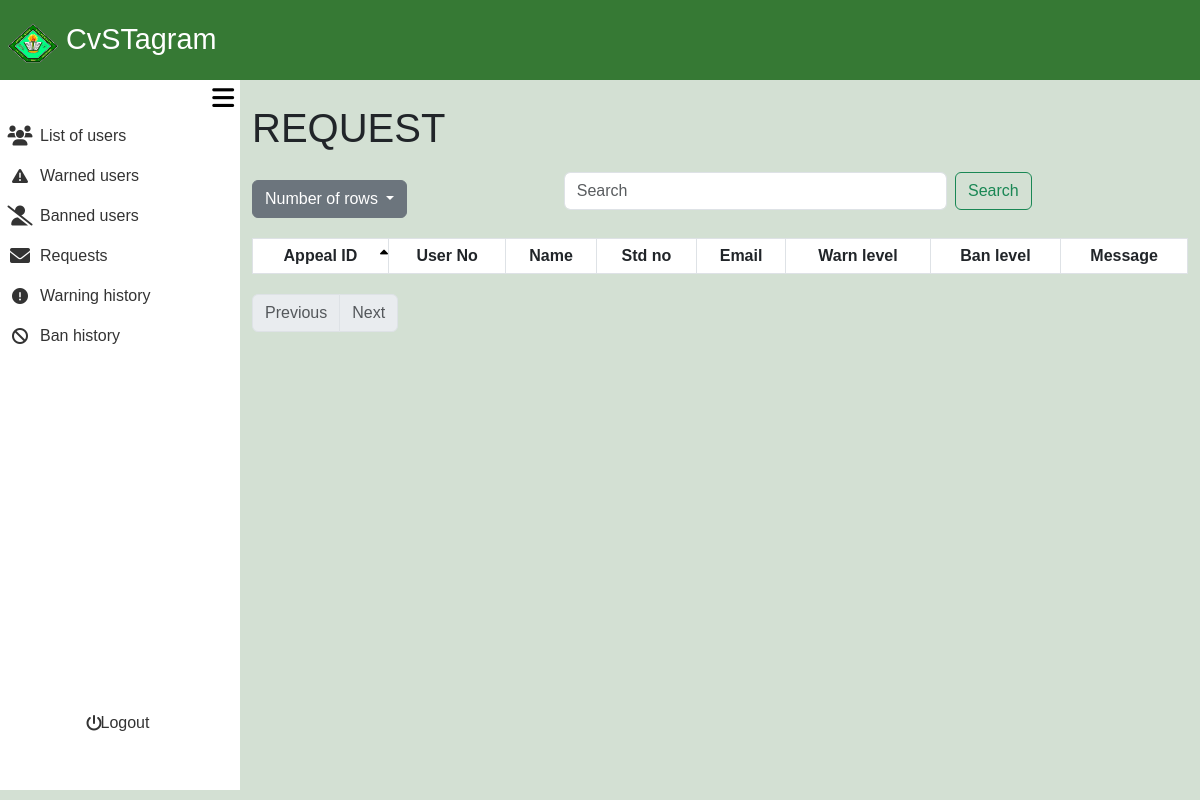
The app's page /admin_area/request.php, older data.
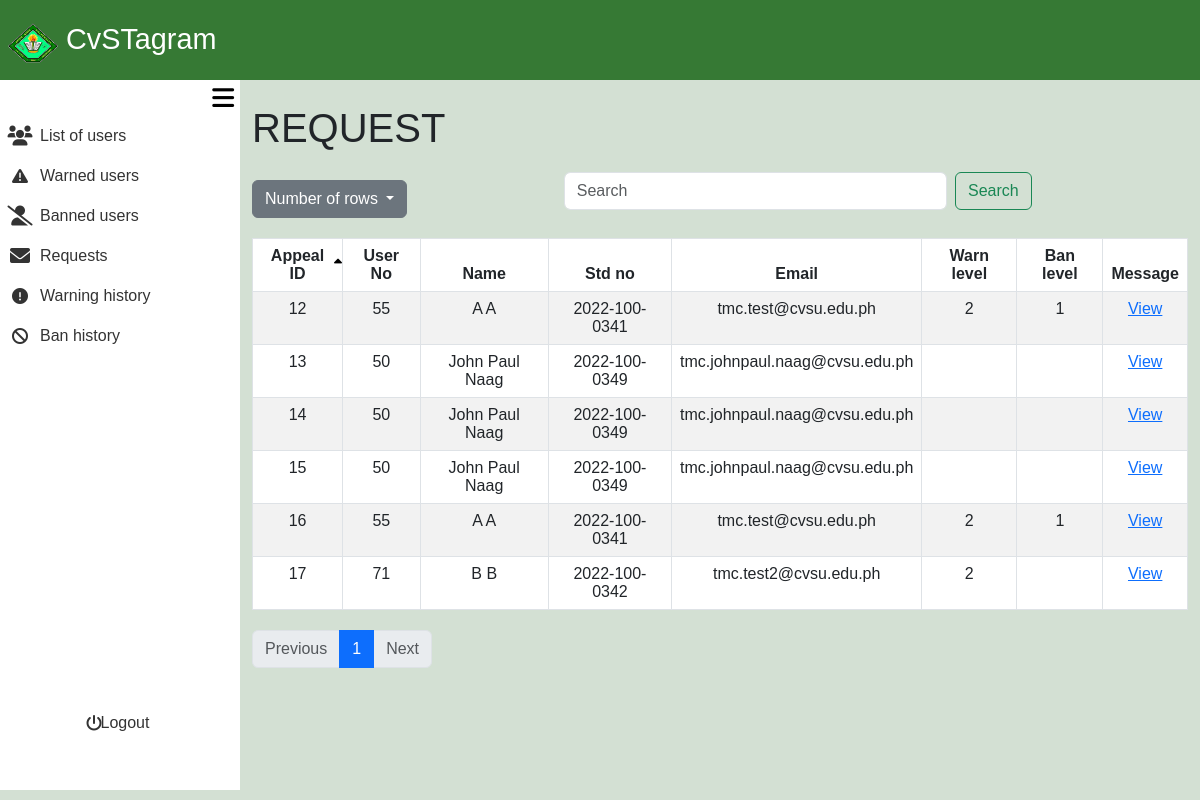
The same page, newer data.
### tables this page shows
CREATE TABLE `appeal` (
  `appeal_id` int(11) NOT NULL,
  `user_no` int(11) NOT NULL,
  `fname` varchar(255) NOT NULL,
  `lname` varchar(255) NOT NULL,
  `email` varchar(255) NOT NULL,
  `student_no` varchar(13) NOT NULL,
  `appeal_no` int(11) NOT NULL,
  `appeal_message` text DEFAULT NULL,
  `user_ban_no` int(11) DEFAULT NULL,
  `user_warning_no` int(11) DEFAULT NULL,
  `timeStamp` timestamp NOT NULL DEFAULT current_timestamp()
);

### admin_area/request.php (the view, shortened to what the changed rows need)
<?php
require_once '../include/connect.php';
require_once '../include/bootsrap.php';
?>
<!DOCTYPE html>
<html lang="en">
<head>
    <link rel="stylesheet" href="admin_dashbaord.css?v=<?php echo time(); ?>">
</head>
<body>
<div class="container-fluid screen">
        <div class="container-fluid content">
        <?php
$search = isset($_GET['search']) ? trim($_GET['search']) : '';
$sort_column = isset($_GET['sort']) ? $_GET['sort'] : 'appeal_id';
$sort_direction = isset($_GET['direction']) && $_GET['direction'] == 'desc' ? 'desc' : 'asc';
$rows_per_page = isset($_GET['rows']) ? intval($_GET['rows']) : 10;
$page = isset($_GET['page']) ? intval($_GET['page']) : 1;
$offset = ($page - 1) * $rows_per_page;
$searchFilter = !empty($search) ? " AND (a.appeal_id LIKE '%$search%' OR a.user_no LIKE '%$search%' OR a.fname LIKE '%$search%' OR a.lname LIKE '%$search%' OR a.email LIKE '%$search%' OR a.student_no LIKE '%$search%')" : "";
$query = "SELECT
    a.appeal_id,
    a.user_no,
    a.fname,
    a.lname,
    a.student_no,
    a.email,
    COALESCE(aw.warning_level, ' ') AS warning_level,
    COALESCE(ab.ban_level, ' ') AS ban_level
FROM
    appeal a
LEFT JOIN
    active_warning aw ON a.user_no = aw.user_no
LEFT JOIN
    active_ban ab ON a.user_no = ab.user_no
    WHERE 1=1 $searchFilter
    ORDER BY $sort_column $sort_direction
    LIMIT $rows_per_page OFFSET $offset
";
$stmt = $con->prepare($query);
$stmt->execute();
$reports = $stmt->get_result();
$totalQuery = "SELECT COUNT(*) AS total FROM appeal";
$totalResult = $con->query($totalQuery);
$totalRecords = $totalResult->fetch_assoc()['total'];
$totalPages = ceil($totalRecords / $rows_per_page);
?>
<div class="container mt-4">
    <h1>REQUEST</h1>
    <table class="table table-bordered table-striped">
        <thead>
            <tr>
                <th scope="col" class="sortable <?php echo ($sort_column == 'appeal_id') ? ($sort_direction == 'asc' ? 'asc' : 'desc') : ''; ?>" onclick="sortTable('appeal_id')">Appeal ID<i class="fa-solid fa-sort-up"></i><i class="fa-solid fa-sort-down"></i></th>
                <th scope="col" class="sortable <?php echo ($sort_column == 'user_no') ? ($sort_direction == 'asc' ? 'asc' : 'desc') : ''; ?>" onclick="sortTable('user_no')">User No</th>
                <th scope="col" class="sortable <?php echo ($sort_column == 'fname') ? ($sort_direction == 'asc' ? 'asc' : 'desc') : ''; ?>" onclick="sortTable('fname')">Name</th>
                <th scope="col" class="sortable <?php echo ($sort_column == 'student_no') ? ($sort_direction == 'asc' ? 'asc' : 'desc') : ''; ?>" onclick="sortTable('student_no')">Std no<i class="fa-solid fa-sort-up"></i><i class="fa-solid fa-sort-down"></i></th>
                <th scope="col" class="sortable <?php echo ($sort_column == 'email') ? ($sort_direction == 'asc' ? 'asc' : 'desc') : ''; ?>" onclick="sortTable('email')">Email</th>
                <th scope="col" class="sortable <?php echo ($sort_column == 'warning_level') ? ($sort_direction == 'asc' ? 'asc' : 'desc') : ''; ?>" onclick="sortTable('warning_level')">Warn level<i class="fa-solid fa-sort-up"></i><i class="fa-solid fa-sort-down"></i></th>
                <th scope="col" class="sortable <?php echo ($sort_column == 'ban_level') ? ($sort_direction == 'asc' ? 'asc' : 'desc') : ''; ?>" onclick="sortTable('ban_level')">Ban level<i class="fa-solid fa-sort-up"></i><i class="fa-solid fa-sort-down"></i></th>
                <th scope="col">Message</th>
            </tr>
        </thead>
        <tbody>
            <?php
            while ($report = $reports->fetch_assoc()): ?>
                <tr>
                    <td><?php echo htmlspecialchars($report['appeal_id']); ?></td>
                    <td><?php echo htmlspecialchars($report['user_no']); ?></td>
                    <td><?php echo htmlspecialchars($report['fname'] . ' ' . $report['lname']); ?></td>
                    <td><?php echo htmlspecialchars($report['student_no']); ?></td>
                    <td><?php echo htmlspecialchars($report['email']); ?></td>
                    <td><?php echo htmlspecialchars($report['warning_level']); ?></td>
                    <td><?php echo htmlspecialchars($report['ban_level']); ?></td>
                    <td><a class="Review_posts text-primary" href="../admin_area/message_request.php?appeal_id=<?php echo htmlspecialchars($report['appeal_id']); ?>">View</a></td>
                </tr>
            <?php endwhile; ?>
        </tbody>
    </table>
    <nav aria-label="Page navigation">
        <ul class="pagination">
            <?php for ($i = 1; $i <= $totalPages; $i++): ?>
                <li class="page-item <?php if ($i == $page) echo 'active'; ?>">
                    <a class="page-link" href="?rows=<?php echo $rows_per_page; ?>&page=<?php echo $i; ?>&sort=<?php echo $sort_column; ?>&direction=<?php echo $sort_direction; ?>"><?php echo $i; ?></a>
                </li>
            <?php endfor; ?>
        </ul>
    </nav>
</div>
        </div>
    </div>
</body>
</html>

Row changes from the older to the newer data that the page shows:
added appeal: appeal_id "12", user_no "55", fname+lname "A A", student_no "2022-100-0341", email "tmc.test@cvsu.edu.ph", warning_level "2", ban_level "1"
added appeal: appeal_id "13", user_no "50", fname+lname "John Paul Naag", student_no "2022-100-0349", email "tmc.johnpaul.naag@cvsu.edu.ph"
added appeal: appeal_id "14", user_no "50", fname+lname "John Paul Naag", student_no "2022-100-0349", email "tmc.johnpaul.naag@cvsu.edu.ph"
added appeal: appeal_id "15", user_no "50", fname+lname "John Paul Naag", student_no "2022-100-0349", email "tmc.johnpaul.naag@cvsu.edu.ph"
added appeal: appeal_id "16", user_no "55", fname+lname "A A", student_no "2022-100-0341", email "tmc.test@cvsu.edu.ph", warning_level "2", ban_level "1"
added appeal: appeal_id "17", user_no "71", fname+lname "B B", student_no "2022-100-0342", email "tmc.test2@cvsu.edu.ph", warning_level "2"
Text that changed along with them:
new list line: "1"
